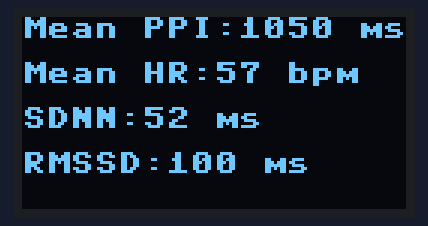
Recording of a program running on a simulated Raspberry Pi Pico running MicroPython. On the bench: 128×64 one-colour display. What the program prints to the serial console is not drawn. At 0.1 s the program stops and its outputs stay as they are.

Above: at 0.1 s.

The program:

5.2.test1.py
```python
import ssd1306
from machine import Pin
import machine
import math

oled_dcl = machine.I2C(1, scl=machine.Pin("GP15"), sda=machine.Pin("GP14"))
oled = ssd1306.SSD1306_I2C(128, 64, oled_dcl)

ppi = [1000, 1100, 1000, 1100, 1000, 1100, 1000, 1100, 1000, 1100, 1000, 1100, 1000, 1100, 1000, 1100, 1000, 1100, 1000, 1100]

# Mean PPI
mean_ppi = sum(ppi) / len(ppi)

# Mean HR
mean_hr = 60000 / mean_ppi

# Standard deviation of PPI (SDNN)
sdnn = math.sqrt(sum([(x - mean_ppi) ** 2 for x in ppi]) / (len(ppi) - 1.5))

# Root mean square of successive differences (RMSSD)
squared_diffs = [(ppi[i+1] - ppi[i]) ** 2 for i in range(len(ppi)-1)]
rmssd = math.sqrt(sum(squared_diffs) / (len(ppi) - 1))

# Display results Shell
print("Mean PPI: {:.0f} ms".format(mean_ppi))
print("Mean HR: {:.0f} bpm".format(mean_hr))
print("SDNN: {:.0f} ms".format(sdnn))
print("RMSSD: {:.0f} ms".format(rmssd))

# Display results Oled
oled.fill(0)
oled.text("Mean PPI:{:.0f} ms".format(mean_ppi), 0, 0)
oled.text("Mean HR:{:.0f} bpm".format(mean_hr), 0, 15)
oled.text("SDNN:{:.0f} ms".format(sdnn), 0, 30)
oled.text("RMSSD:{:.0f} ms".format(rmssd), 0, 45)
oled.show()
```
